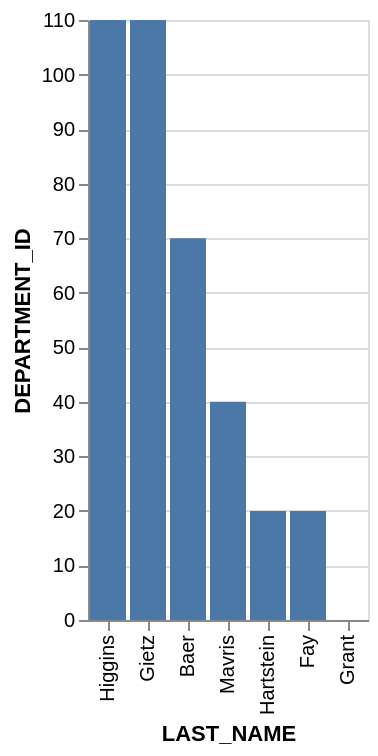

Source (Vega-Lite JSON):
### Vega-Lite specification from a JSON file in a GitHub repository (floating-point values rounded to 4 significant figures)
{"data": {"values": [{"x_data": "Higgins", "y_data": 110}, {"x_data": "Gietz", "y_data": 110}, {"x_data": "Baer", "y_data": 70}, {"x_data": "Mavris", "y_data": 40}, {"x_data": "Hartstein", "y_data": 20}, {"x_data": "Fay", "y_data": 20}, {"x_data": "Grant", "y_data": 0}]}, "mark": "bar", "encoding": {"x": {"field": "x_data", "type": "nominal", "title": "LAST_NAME", "sort": {"op": "sum", "field": "y_data", "order": "descending"}}, "y": {"field": "y_data", "type": "quantitative", "title": "DEPARTMENT_ID"}}}
